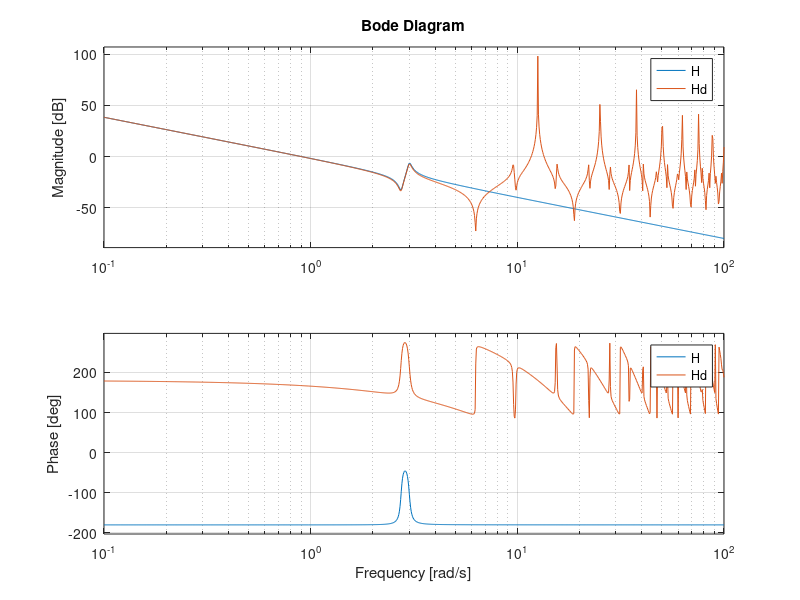

Recreate this plot in MATLAB. (Note: this script raises an error after producing the figure.)


H = tf([1 0.1 7.5],[1 0.12 9 0 0]);
Hd = c2d(H,0.5,'zoh');
bode(H);

hplot=gcf


H = tf([1 0.1 7.5],[1 0.12 9 0 0]);
Hd = c2d(H,0.5,'zoh');
bode(H,Hd)

[mag phase wout] = bode(hplot);